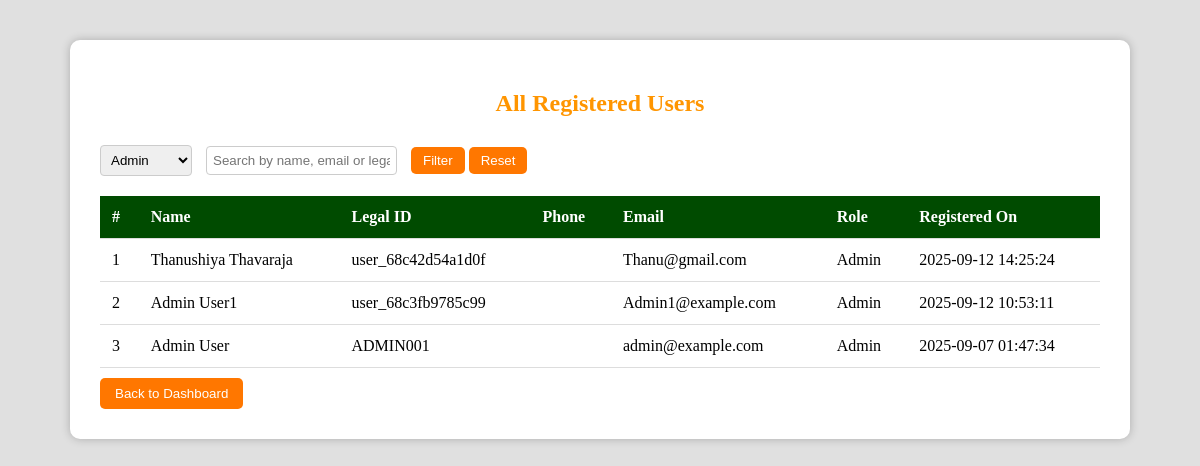
The app's page /view_users.php?role=admin (signed in) with its own data.
### tables this page shows
CREATE TABLE `users` (
  `id` int(11) NOT NULL,
  `name` varchar(100) NOT NULL,
  `legalid` varchar(20) NOT NULL,
  `phone` varchar(20) DEFAULT NULL,
  `email` varchar(100) DEFAULT NULL,
  `password` varchar(255) NOT NULL,
  `role` varchar(20) DEFAULT 'customer',
  `created_at` timestamp NOT NULL DEFAULT current_timestamp()
);

### view_users.php (the view, shortened to what this page needs)
<?php
require 'db.php';
$roleFilter = $_GET['role'] ?? '';
$search = $_GET['search'] ?? '';
$sql = "SELECT id, name, legalid, phone, email, role, created_at FROM users WHERE 1";
$params = [];
if($roleFilter && $roleFilter !== 'all') {
    $sql .= " AND role = :role";
    $params[':role'] = $roleFilter;
}
$sql .= " ORDER BY created_at DESC";
$stmt = $pdo->prepare($sql);
$stmt->execute($params);
$users = $stmt->fetchAll();
$rolesStmt = $pdo->query("SELECT DISTINCT role FROM users");
$roles = $rolesStmt->fetchAll(PDO::FETCH_COLUMN);
?>
<!DOCTYPE html>
<html lang="en">
<head>
</head>
<body>
<div class="container">
    <h2>All Registered Users</h2>
    <form method="get" class="filters">
        <select name="role">
            <?php foreach($roles as $role): ?>
                <option value="<?= htmlspecialchars($role) ?>" <?= ($role === $roleFilter) ? 'selected' : '' ?>>
                    <?= ucfirst($role) ?>
                </option>
            <?php endforeach; ?>
        </select>
        <input type="text" name="search" placeholder="Search by name, email or legal ID" value="<?= htmlspecialchars($search) ?>">
        <button type="submit">Filter</button>
        <button type="button" onclick="window.location.href='view_users.php'">Reset</button>
    </form>
    <?php if(count($users) > 0): ?>
        <table>
            <tr>
                <th>#</th>
                <th>Name</th>
                <th>Legal ID</th>
                <th>Phone</th>
                <th>Email</th>
                <th>Role</th>
                <th>Registered On</th>
            </tr>
            <?php $count = 1; foreach($users as $row): ?>
            <tr>
                <td><?= $count++; ?></td>
                <td><?= htmlspecialchars($row['name']); ?></td>
                <td><?= htmlspecialchars($row['legalid']); ?></td>
                <td><?= htmlspecialchars($row['phone']); ?></td>
                <td><?= htmlspecialchars($row['email']); ?></td>
                <td><?= ucfirst($row['role']); ?></td>
                <td><?= $row['created_at']; ?></td>
            </tr>
            <?php endforeach; ?>
        </table>
    <?php else: ?>
        <p style="text-align:center;">No users found.</p>
    <?php endif; ?>
    <button onclick="window.location.href='admin_dashboard.php'">Back to Dashboard</button>
</div>
</body>
</html>

### view_users.php (style rules this page uses)
body { background: #d7d7d7c3; margin:0; padding:0; }
.container { max-width: 1000px; margin: 40px auto; background: #fff; padding: 30px; border-radius: 10px; box-shadow: 0 0 10px rgba(0, 0, 0, 0.23); }
h2 { color: #ff9500ff; text-align: center; }
table { width: 100%; border-collapse: collapse; margin-top: 20px; }
th, td { padding: 12px; border-bottom: 1px solid #ddd; text-align: left; }
th { background: #004b00ff; color: #ffffffff; }
button { padding: 8px 15px; background: #ff7700ff; color: #fff; border: none; border-radius: 5px; cursor: pointer; margin-top:10px; }
.filters { margin-bottom: 20px; }
.filters select, .filters input[type="text"] { padding: 6px; margin-right: 10px; border-radius: 4px; border: 1px solid #ccc; }
.filters button { padding: 6px 12px; }

### records on screen
users: name "Thanushiya Thavaraja", legalid "user_68c42d54a1d0f", email "Thanu@gmail.com", role "Admin", created_at "2025-09-12 14:25:24"
users: name "Admin User1", legalid "user_68c3fb9785c99", email "Admin1@example.com", role "Admin", created_at "2025-09-12 10:53:11"
users: name "Admin User", legalid "ADMIN001", email "admin@example.com", role "Admin", created_at "2025-09-07 01:47:34"

### other values on screen
form field role "Admin"
